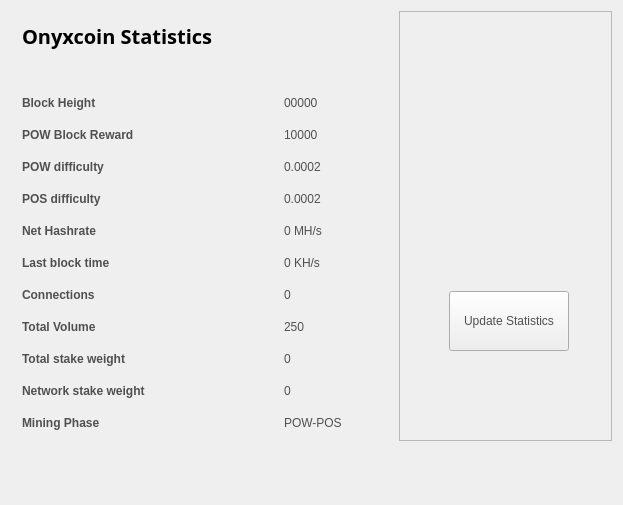
<?xml version="1.0" encoding="UTF-8"?>
<ui version="4.0">
 <class>StatisticsPage</class>
 <widget class="QWidget" name="StatisticsPage">
  <property name="windowModality">
   <enum>Qt::NonModal</enum>
  </property>
  <property name="geometry">
   <rect>
    <x>0</x>
    <y>0</y>
    <width>623</width>
    <height>505</height>
   </rect>
  </property>
  <property name="windowTitle">
   <string>Digging</string>
  </property>
  <property name="styleSheet">
   <string notr="true">color:#505050;
font-family:'Open Sans,sans-serif';</string>
  </property>
  <layout class="QGridLayout" name="gridLayout">
   <property name="sizeConstraint">
    <enum>QLayout::SetMaximumSize</enum>
   </property>
   <item row="0" column="1">
    <widget class="QFrame" name="frame">
     <property name="minimumSize">
      <size>
       <width>213</width>
       <height>0</height>
      </size>
     </property>
     <property name="frameShape">
      <enum>QFrame::StyledPanel</enum>
     </property>
     <property name="frameShadow">
      <enum>QFrame::Raised</enum>
     </property>
     <widget class="QPushButton" name="startButton">
      <property name="geometry">
       <rect>
        <x>50</x>
        <y>280</y>
        <width>120</width>
        <height>60</height>
       </rect>
      </property>
      <property name="sizePolicy">
       <sizepolicy hsizetype="Fixed" vsizetype="Fixed">
        <horstretch>0</horstretch>
        <verstretch>0</verstretch>
       </sizepolicy>
      </property>
      <property name="minimumSize">
       <size>
        <width>120</width>
        <height>60</height>
       </size>
      </property>
      <property name="autoFillBackground">
       <bool>false</bool>
      </property>
      <property name="styleSheet">
       <string notr="true"/>
      </property>
      <property name="text">
       <string>Update Statistics</string>
      </property>
     </widget>
     <widget class="QLabel" name="label">
      <property name="geometry">
       <rect>
        <x>10</x>
        <y>10</y>
        <width>191</width>
        <height>191</height>
       </rect>
      </property>
      <property name="text">
       <string/>
      </property>
      <property name="pixmap">
       <pixmap resource="../bitcoin.qrc">:/icons/coinbg</pixmap>
      </property>
      <property name="scaledContents">
       <bool>true</bool>
      </property>
     </widget>
    </widget>
   </item>
   <item row="0" column="0">
    <widget class="QFrame" name="gridFrame_2">
     <layout class="QGridLayout" name="gridLayout_4">
      <item row="3" column="0">
       <layout class="QFormLayout" name="formLayout_2">
        <property name="fieldGrowthPolicy">
         <enum>QFormLayout::FieldsStayAtSizeHint</enum>
        </property>
        <property name="horizontalSpacing">
         <number>139</number>
        </property>
        <property name="verticalSpacing">
         <number>18</number>
        </property>
        <property name="rightMargin">
         <number>0</number>
        </property>
        <item row="1" column="0">
         <widget class="QLabel" name="label_14">
          <property name="text">
           <string>&lt;html&gt;&lt;head/&gt;&lt;body&gt;&lt;p&gt;&lt;span style=&quot; font-weight:600;&quot;&gt;Block Height&lt;/span&gt;&lt;/p&gt;&lt;/body&gt;&lt;/html&gt;</string>
          </property>
         </widget>
        </item>
        <item row="1" column="1">
         <widget class="QLabel" name="heightBox">
          <property name="text">
           <string>00000</string>
          </property>
         </widget>
        </item>
        <item row="2" column="0">
         <widget class="QLabel" name="label_12">
          <property name="text">
           <string>&lt;html&gt;&lt;head/&gt;&lt;body&gt;&lt;p&gt;&lt;span style=&quot; font-weight:600;&quot;&gt;POW Block Reward&lt;/span&gt;&lt;/p&gt;&lt;/body&gt;&lt;/html&gt;</string>
          </property>
         </widget>
        </item>
        <item row="2" column="1">
         <widget class="QLabel" name="rewardBox">
          <property name="text">
           <string>10000</string>
          </property>
         </widget>
        </item>
        <item row="3" column="0">
         <widget class="QLabel" name="label_13">
          <property name="text">
           <string>&lt;html&gt;&lt;head/&gt;&lt;body&gt;&lt;p&gt;&lt;span style=&quot; font-weight:600;&quot;&gt;POW difficulty&lt;/span&gt;&lt;/p&gt;&lt;/body&gt;&lt;/html&gt;</string>
          </property>
         </widget>
        </item>
        <item row="3" column="1">
         <widget class="QLabel" name="diffBox">
          <property name="text">
           <string>0.0002</string>
          </property>
         </widget>
        </item>
        <item row="4" column="0">
         <widget class="QLabel" name="label_9">
          <property name="text">
           <string>&lt;html&gt;&lt;head/&gt;&lt;body&gt;&lt;p&gt;&lt;span style=&quot; font-weight:600;&quot;&gt;POS difficulty&lt;/span&gt;&lt;/p&gt;&lt;/body&gt;&lt;/html&gt;</string>
          </property>
         </widget>
        </item>
        <item row="4" column="1">
         <widget class="QLabel" name="diffBox2">
          <property name="text">
           <string>0.0002</string>
          </property>
         </widget>
        </item>
        <item row="5" column="1">
         <widget class="QLabel" name="pawrateBox">
          <property name="text">
           <string>0 MH/s</string>
          </property>
         </widget>
        </item>
        <item row="6" column="0">
         <widget class="QLabel" name="label3_2">
          <property name="sizePolicy">
           <sizepolicy hsizetype="Preferred" vsizetype="Maximum">
            <horstretch>0</horstretch>
            <verstretch>0</verstretch>
           </sizepolicy>
          </property>
          <property name="text">
           <string>&lt;html&gt;&lt;head/&gt;&lt;body&gt;&lt;p&gt;&lt;span style=&quot; font-weight:600;&quot;&gt;Last block time&lt;/span&gt;&lt;/p&gt;&lt;/body&gt;&lt;/html&gt;</string>
          </property>
         </widget>
        </item>
        <item row="6" column="1">
         <widget class="QLabel" name="localBox">
          <property name="text">
           <string>0 KH/s</string>
          </property>
         </widget>
        </item>
        <item row="7" column="0">
         <widget class="QLabel" name="label1_2">
          <property name="text">
           <string>&lt;html&gt;&lt;head/&gt;&lt;body&gt;&lt;p&gt;&lt;span style=&quot; font-weight:600;&quot;&gt;Connections&lt;/span&gt;&lt;/p&gt;&lt;/body&gt;&lt;/html&gt;</string>
          </property>
         </widget>
        </item>
        <item row="7" column="1">
         <widget class="QLabel" name="connectionBox">
          <property name="text">
           <string>0</string>
          </property>
         </widget>
        </item>
        <item row="8" column="0">
         <widget class="QLabel" name="label_8">
          <property name="text">
           <string>&lt;html&gt;&lt;head/&gt;&lt;body&gt;&lt;p&gt;&lt;span style=&quot; font-weight:600;&quot;&gt;Total Volume&lt;/span&gt;&lt;/p&gt;&lt;/body&gt;&lt;/html&gt;</string>
          </property>
         </widget>
        </item>
        <item row="8" column="1">
         <widget class="QLabel" name="volumeBox">
          <property name="text">
           <string>250</string>
          </property>
         </widget>
        </item>
        <item row="9" column="0">
         <widget class="QLabel" name="label_10">
          <property name="text">
           <string>&lt;html&gt;&lt;head/&gt;&lt;body&gt;&lt;p&gt;&lt;span style=&quot; font-weight:600;&quot;&gt;Total stake weight&lt;/span&gt;&lt;/p&gt;&lt;/body&gt;&lt;/html&gt;</string>
          </property>
         </widget>
        </item>
        <item row="9" column="1">
         <widget class="QLabel" name="minBox">
          <property name="text">
           <string>0</string>
          </property>
         </widget>
        </item>
        <item row="10" column="0">
         <widget class="QLabel" name="label_11">
          <property name="text">
           <string>&lt;html&gt;&lt;head/&gt;&lt;body&gt;&lt;p&gt;&lt;span style=&quot; font-weight:600;&quot;&gt;Network stake weight&lt;/span&gt;&lt;/p&gt;&lt;/body&gt;&lt;/html&gt;</string>
          </property>
         </widget>
        </item>
        <item row="10" column="1">
         <widget class="QLabel" name="maxBox">
          <property name="text">
           <string>0</string>
          </property>
         </widget>
        </item>
        <item row="11" column="0">
         <widget class="QLabel" name="label_15">
          <property name="text">
           <string>&lt;html&gt;&lt;head/&gt;&lt;body&gt;&lt;p&gt;&lt;span style=&quot; font-weight:600;&quot;&gt;Mining Phase&lt;/span&gt;&lt;/p&gt;&lt;/body&gt;&lt;/html&gt;</string>
          </property>
         </widget>
        </item>
        <item row="11" column="1">
         <widget class="QLabel" name="cBox">
          <property name="text">
           <string>POW-POS</string>
          </property>
         </widget>
        </item>
        <item row="5" column="0">
         <widget class="QLabel" name="label_16">
          <property name="text">
           <string>&lt;html&gt;&lt;head/&gt;&lt;body&gt;&lt;p&gt;&lt;span style=&quot; font-weight:600;&quot;&gt;Net Hashrate&lt;/span&gt;&lt;/p&gt;&lt;/body&gt;&lt;/html&gt;</string>
          </property>
         </widget>
        </item>
       </layout>
      </item>
      <item row="1" column="0">
       <layout class="QHBoxLayout" name="horizontalLayout_4">
        <property name="spacing">
         <number>7</number>
        </property>
        <item>
         <widget class="QLabel" name="label_5">
          <property name="font">
           <font>
            <family>Open Sans,sans-serif</family>
           </font>
          </property>
          <property name="text">
           <string>&lt;html&gt;&lt;head/&gt;&lt;body&gt;&lt;p&gt;&lt;span style=&quot; font-size:20px; font-weight:600; color:#000000;&quot;&gt;Onyxcoin Statistics&lt;/span&gt;&lt;/p&gt;&lt;/body&gt;&lt;/html&gt;</string>
          </property>
         </widget>
        </item>
        <item>
         <spacer name="horizontalSpacer_2">
          <property name="orientation">
           <enum>Qt::Horizontal</enum>
          </property>
          <property name="sizeHint" stdset="0">
           <size>
            <width>40</width>
            <height>20</height>
           </size>
          </property>
         </spacer>
        </item>
       </layout>
      </item>
      <item row="2" column="0">
       <spacer name="verticalSpacer_2">
        <property name="orientation">
         <enum>Qt::Vertical</enum>
        </property>
        <property name="sizeHint" stdset="0">
         <size>
          <width>20</width>
          <height>40</height>
         </size>
        </property>
       </spacer>
      </item>
     </layout>
    </widget>
   </item>
   <item row="1" column="0">
    <spacer name="verticalSpacer">
     <property name="orientation">
      <enum>Qt::Vertical</enum>
     </property>
     <property name="sizeHint" stdset="0">
      <size>
       <width>20</width>
       <height>40</height>
      </size>
     </property>
    </spacer>
   </item>
  </layout>
 </widget>
 <layoutdefault spacing="6" margin="11"/>
 <resources/>
 <connections/>
</ui>
